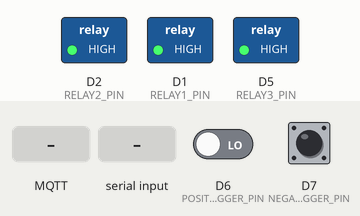
Recording of a sketch running on a simulated ESP8266 (NodeMCU). Shown: switched loads named in the sketch (green lamp = pin HIGH). The test bench sets the inputs (shaded band); at power-on: D6 (POSITIVE_TRIGGER_PIN) LOW, D7 (NEGATIVE_TRIGGER_PIN) HIGH. WiFi joins after 1.5 s; servers stay silent unless stated; no MQTT or app messages arrive unless stated; what the sketch prints to the serial monitor is not drawn.

Above: at 2.7 s.
2.8 s: D6 (POSITIVE_TRIGGER_PIN) driven HIGH
At 3.8 s:
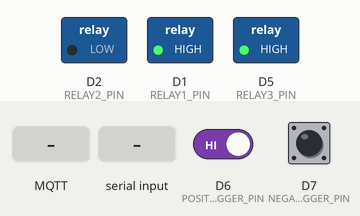
4.3 s: D7 (NEGATIVE_TRIGGER_PIN) pulled LOW for 0.15 s
At 4.37 s:
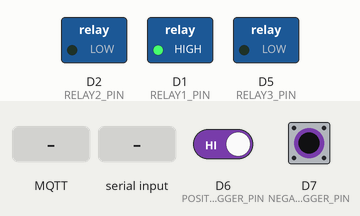
5.9 s: MQTT message "relay1:pulse" arrives on the first subscribed topic
At 6.02 s:
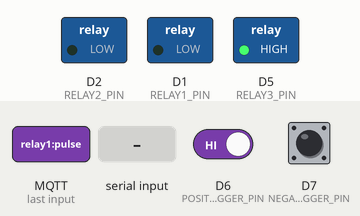
7.6 s: "relay3:toggle" received over Serial
At 8.6 s:
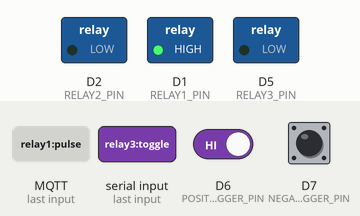
10.6 s: D6 (POSITIVE_TRIGGER_PIN) driven LOW
At 10.9 s:
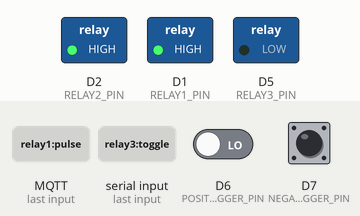
12.1 s: "relay1:pulse" received over Serial
At 12.22 s:
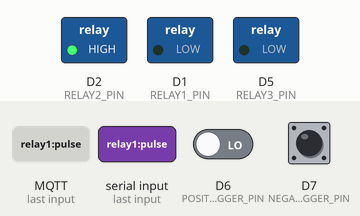
Timing chart, 0 to 14.8 s (numbered marks = the images above; inputs shaded):
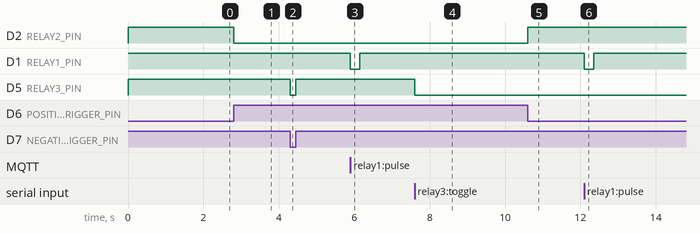

The sketch:

ESP8266_Node.ino
```cpp
// ARCHIVED 2026-10-26: replaced by components/esp8266/ESP8266_LaserTagIRTrigger (unified sketch with WiFi settings page).
// Issues: hard-coded placeholder WiFi credentials with no setup AP; IR fired on IRremote command 0x00 (phone IR);
// no MQTT broker login; no OTA.
#include <ESP8266WiFi.h>
#include <PubSubClient.h>
#include <IRremote.hpp>

constexpr uint8_t RELAY1_PIN = D1;
constexpr uint8_t RELAY2_PIN = D2;
constexpr uint8_t RELAY3_PIN = D5;
constexpr uint8_t POSITIVE_TRIGGER_PIN = D6;
constexpr uint8_t NEGATIVE_TRIGGER_PIN = D7;
constexpr uint8_t IR_RECEIVER_PIN = D4;
constexpr bool RELAY_ACTIVE_LOW = true;

constexpr unsigned long PULSE_MS = 250;
constexpr unsigned long INPUT_DEBOUNCE_MS = 50;
constexpr unsigned long IR_DEBOUNCE_MS = 250;
constexpr uint8_t IR_CODE_0 = 0x00;

const char *WIFI_SSID = "YOUR_WIFI_SSID";
const char *WIFI_PASSWORD = "YOUR_WIFI_PASSWORD";
const char *MQTT_HOST = "192.168.1.10";
constexpr uint16_t MQTT_PORT = 1883;
const char *DEVICE_ID = "esp8266-node-01";

WiFiClient wifiClient;
PubSubClient mqttClient(wifiClient);

bool relayState[3] = {false, false, false};
unsigned long relayOffAt[3] = {0, 0, 0};
unsigned long relay1OffAt = 0;
unsigned long lastPositiveTriggerAt = 0;
unsigned long lastNegativeTriggerAt = 0;
bool lastPositiveActive = false;
bool lastNegativeActive = false;
unsigned long lastHeartbeatAt = 0;
unsigned long lastIrTriggerAt = 0;
uint8_t lastIrCommand = 0;
uint32_t lastIrRawData = 0;

void setRelay(uint8_t pin, bool on) {
  digitalWrite(pin, RELAY_ACTIVE_LOW ? (on ? LOW : HIGH) : (on ? HIGH : LOW));
}

void pulseRelay(uint8_t index, uint8_t pin, unsigned long durationMs) {
  setRelay(pin, true);
  relayState[index] = true;
  relayOffAt[index] = millis() + durationMs;
}

void holdRelayActive(uint8_t index, uint8_t pin) {
  relayState[index] = true;
  setRelay(pin, true);
}

void releaseRelay(uint8_t index, uint8_t pin) {
  relayState[index] = false;
  setRelay(pin, false);
}

void toggleRelay(uint8_t index, uint8_t pin) {
  relayState[index] = !relayState[index];
  setRelay(pin, relayState[index]);
}

bool timeReached(unsigned long now, unsigned long target) {
  return target != 0 && static_cast<long>(now - target) >= 0;
}

void printHeader() {
  Serial.println(F("=== ESP8266 Node ==="));
  Serial.println(F("Purpose: MQTT, IR, and local trigger relay controller."));
  Serial.print(F("Device ID: "));
  Serial.println(DEVICE_ID);
  Serial.println(F("Input pins:"));
  Serial.print(F("  IR receiver data: GPIO"));
  Serial.println(IR_RECEIVER_PIN);
  Serial.print(F("  Positive trigger input (active HIGH, holds Relay 2): GPIO"));
  Serial.println(POSITIVE_TRIGGER_PIN);
  Serial.print(F("  Negative trigger input (active LOW, holds Relay 3): GPIO"));
  Serial.println(NEGATIVE_TRIGGER_PIN);
  Serial.println(F("Output pins:"));
  Serial.print(F("  Relay 1 (IR 0x00 pulse): GPIO"));
  Serial.println(RELAY1_PIN);
  Serial.print(F("  Relay 2 (GPIO12 hold while active): GPIO"));
  Serial.println(RELAY2_PIN);
  Serial.print(F("  Relay 3 (GPIO13 hold while active): GPIO"));
  Serial.println(RELAY3_PIN);
  Serial.println(F("Relay mode: active LOW"));
  Serial.print(F("Pulse duration (ms): "));
  Serial.println(PULSE_MS);
  Serial.println(F("Default timeout: none"));
  Serial.println(F("IR programming: 0x00 triggers Relay 1 once."));
  Serial.println(F("Ready."));
}

const __FlashStringHelper *wifiStatusString() {
  switch (WiFi.status()) {
    case WL_IDLE_STATUS: return F("IDLE");
    case WL_NO_SSID_AVAIL: return F("NO_SSID");
    case WL_SCAN_COMPLETED: return F("SCAN_DONE");
    case WL_CONNECTED: return F("CONNECTED");
    case WL_CONNECT_FAILED: return F("CONNECT_FAILED");
    case WL_CONNECTION_LOST: return F("CONNECTION_LOST");
    case WL_DISCONNECTED: return F("DISCONNECTED");
    default: return F("UNKNOWN");
  }
}

void printHealthStatus() {
  Serial.print(F("Health: WiFi="));
  Serial.print(wifiStatusString());
  Serial.print(F(" | MQTT="));
  Serial.print(mqttClient.connected() ? F("CONNECTED") : F("DISCONNECTED"));
  Serial.print(F(" | relay1="));
  Serial.print(relayState[0] ? F("ON") : F("OFF"));
  Serial.print(F(" | relay2="));
  Serial.print(relayState[1] ? F("ON") : F("OFF"));
  Serial.print(F(" | relay3="));
  Serial.print(relayState[2] ? F("ON") : F("OFF"));
  Serial.println();
}

void printLastIrDebug() {
  Serial.print(F("Last IR command: 0x"));
  if (lastIrCommand < 0x10) {
    Serial.print('0');
  }
  Serial.println(lastIrCommand, HEX);

  Serial.print(F("Last IR raw: 0x"));
  Serial.println(lastIrRawData, HEX);
}

void handleIrInput(unsigned long now) {
  if (!IrReceiver.decode()) {
    return;
  }

  uint8_t command = IrReceiver.decodedIRData.command;
  bool isRepeat = (IrReceiver.decodedIRData.flags & IRDATA_FLAGS_IS_REPEAT) != 0;
  lastIrCommand = command;
  lastIrRawData = IrReceiver.decodedIRData.decodedRawData;

  Serial.print(F("IR command: 0x"));
  Serial.println(command, HEX);

  if (!isRepeat && (now - lastIrTriggerAt >= IR_DEBOUNCE_MS)) {
    if (command == IR_CODE_0) {
      pulseRelay(0, RELAY1_PIN, PULSE_MS);
      Serial.println(F("IR 0x00 received: Relay 1 pulse"));
    }
    lastIrTriggerAt = now;
  }

  IrReceiver.resume();
}

void readSerialDebugCommands() {
  while (Serial.available() > 0) {
    char command = static_cast<char>(Serial.read());
    switch (command) {
      case '1': pulseRelay(0, RELAY1_PIN, PULSE_MS); break;
      case '2': holdRelayActive(1, RELAY2_PIN); break;
      case '3': holdRelayActive(2, RELAY3_PIN); break;
      case 'i': printLastIrDebug(); break;
      default: break;
    }
  }
}

void handleMessage(char *topic, byte *payload, unsigned int length) {
  (void)topic;

  char message[64];
  unsigned int copyLength = length < sizeof(message) - 1 ? length : sizeof(message) - 1;
  memcpy(message, payload, copyLength);
  message[copyLength] = '\0';

  if (strcmp(message, "relay1:pulse") == 0) {
    pulseRelay(0, RELAY1_PIN, PULSE_MS);
  } else if (strcmp(message, "relay2:pulse") == 0) {
    holdRelayActive(1, RELAY2_PIN);
  } else if (strcmp(message, "relay3:toggle") == 0) {
    toggleRelay(2, RELAY3_PIN);
  }
}

void firePositiveInputTrigger(unsigned long now) {
  Serial.println(F("Input trigger: POSITIVE -> Relay 2 active while D6 stays HIGH"));
  holdRelayActive(1, RELAY2_PIN);
  lastPositiveTriggerAt = now;
}

void fireNegativeInputTrigger(unsigned long now) {
  Serial.println(F("Input trigger: NEGATIVE -> Relay 3 active while D7 stays LOW"));
  holdRelayActive(2, RELAY3_PIN);
  lastNegativeTriggerAt = now;
}

void handleInputTriggers(unsigned long now) {
  bool positiveActive = digitalRead(POSITIVE_TRIGGER_PIN) == HIGH;
  bool negativeActive = digitalRead(NEGATIVE_TRIGGER_PIN) == LOW;

  if (positiveActive && !lastPositiveActive && (now - lastPositiveTriggerAt >= INPUT_DEBOUNCE_MS)) {
    firePositiveInputTrigger(now);
  }

  if (!positiveActive && lastPositiveActive) {
    releaseRelay(1, RELAY2_PIN);
  }

  if (negativeActive && !lastNegativeActive && (now - lastNegativeTriggerAt >= INPUT_DEBOUNCE_MS)) {
    fireNegativeInputTrigger(now);
  }

  if (!negativeActive && lastNegativeActive) {
    releaseRelay(2, RELAY3_PIN);
  }

  lastPositiveActive = positiveActive;
  lastNegativeActive = negativeActive;
}

void connectWiFi() {
  WiFi.mode(WIFI_STA);
  WiFi.begin(WIFI_SSID, WIFI_PASSWORD);
  Serial.print(F("Connecting to WiFi"));
  while (WiFi.status() != WL_CONNECTED) {
    Serial.print('.');
    delay(500);
  }
  Serial.println();
  Serial.print(F("WiFi connected. IP: "));
  Serial.println(WiFi.localIP());
}

void connectMqtt() {
  while (!mqttClient.connected()) {
    String clientId = String(DEVICE_ID) + "-" + String(ESP.getChipId(), HEX);
    if (mqttClient.connect(clientId.c_str())) {
      char topic[96];
      snprintf(topic, sizeof(topic), "haunt/%s/trigger", DEVICE_ID);
      mqttClient.subscribe(topic);
      char statusTopic[96];
      snprintf(statusTopic, sizeof(statusTopic), "haunt/%s/status", DEVICE_ID);
      mqttClient.publish(statusTopic, "online", true);
      Serial.println(F("MQTT connected."));
    } else {
      Serial.print(F("MQTT connect failed. State: "));
      Serial.println(mqttClient.state());
      delay(2000);
    }
  }
}

void setup() {
  Serial.begin(115200);

  pinMode(POSITIVE_TRIGGER_PIN, INPUT);
  pinMode(NEGATIVE_TRIGGER_PIN, INPUT_PULLUP);
  pinMode(RELAY1_PIN, OUTPUT);
  pinMode(RELAY2_PIN, OUTPUT);
  pinMode(RELAY3_PIN, OUTPUT);

  setRelay(RELAY1_PIN, false);
  setRelay(RELAY2_PIN, false);
  setRelay(RELAY3_PIN, false);

  lastPositiveActive = digitalRead(POSITIVE_TRIGGER_PIN) == HIGH;
  lastNegativeActive = digitalRead(NEGATIVE_TRIGGER_PIN) == LOW;

  IrReceiver.begin(IR_RECEIVER_PIN, DISABLE_LED_FEEDBACK);

  mqttClient.setServer(MQTT_HOST, MQTT_PORT);
  mqttClient.setCallback(handleMessage);

  printHeader();
  connectWiFi();
}

void loop() {
  readSerialDebugCommands();

  if (!mqttClient.connected()) {
    connectMqtt();
  }
  mqttClient.loop();

  unsigned long now = millis();
  handleInputTriggers(now);
  handleIrInput(now);

  if (now - lastHeartbeatAt >= 5000) {
    lastHeartbeatAt = now;
    Serial.println(F("Heartbeat: node running"));
    printHealthStatus();
  }

  for (uint8_t i = 0; i < 3; ++i) {
    if (relayOffAt[i] != 0 && timeReached(now, relayOffAt[i])) {
      setRelay((i == 0) ? RELAY1_PIN : (i == 1) ? RELAY2_PIN : RELAY3_PIN, false);
      relayState[i] = false;
      relayOffAt[i] = 0;
    }
  }
}
```

Measured:
- after the input at 2.8 s, D2 (RELAY2_PIN): HIGH → LOW at once
- after the input at 4.3 s, D5 (RELAY3_PIN): HIGH → LOW at once, → HIGH 0.15 s later
- after the input at 5.9 s, D1 (RELAY1_PIN): HIGH → LOW at once, → HIGH 0.25 s later
- after the input at 7.6 s, D5 (RELAY3_PIN): HIGH → LOW at once
- after the input at 10.6 s, D2 (RELAY2_PIN): LOW → HIGH at once
- after the input at 12.1 s, D1 (RELAY1_PIN): HIGH → LOW at once, → HIGH 0.25 s later
